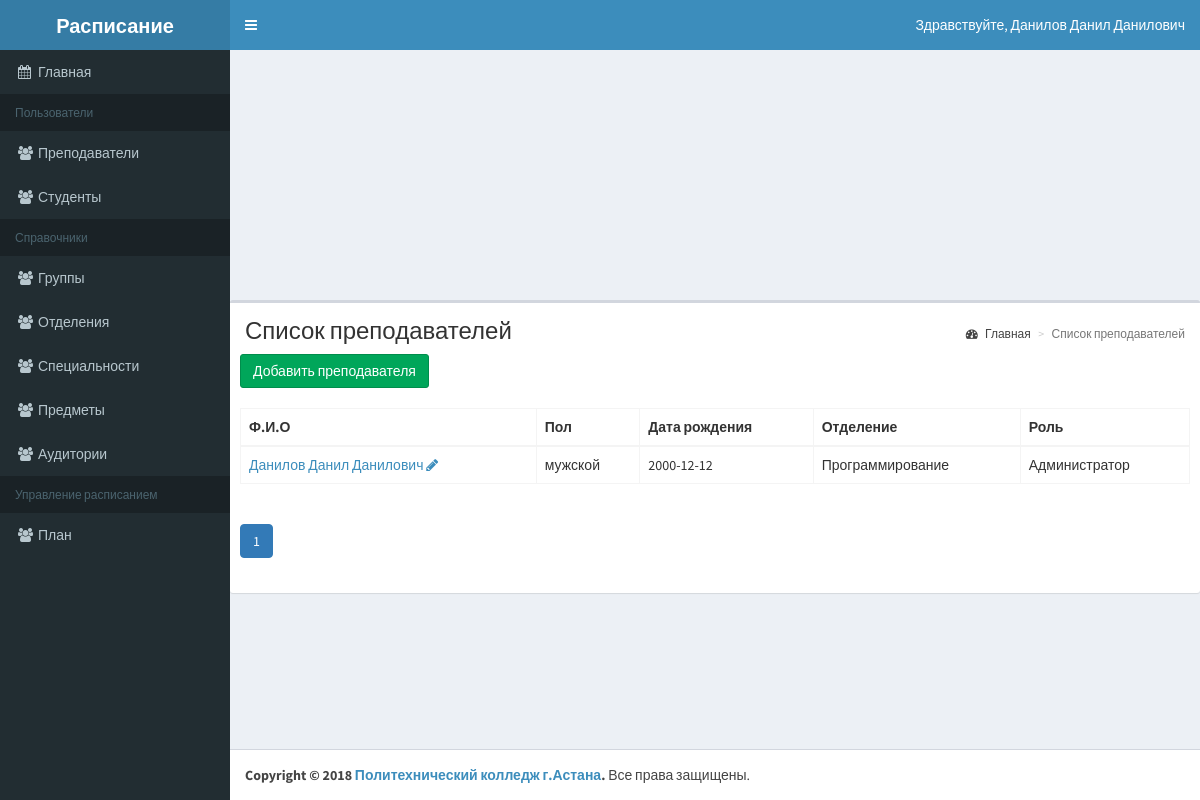
The app's page /schedule/list-teacher.php (signed in) with its own data.
### tables this page shows
CREATE TABLE user (
  user_id bigint(20) UNSIGNED NOT NULL AUTO_INCREMENT,
  lastname varchar(255) NOT NULL,
  firstname varchar(255) NOT NULL,
  patronymic varchar(255) DEFAULT NULL,
  login varchar(255) DEFAULT NULL,
  pass varchar(255) DEFAULT NULL,
  gender_id tinyint(4) UNSIGNED NOT NULL,
  birthday date DEFAULT NULL,
  role_id tinyint(4) UNSIGNED NOT NULL,
  active tinyint(4) UNSIGNED NOT NULL DEFAULT 1,
  PRIMARY KEY (user_id)
);

CREATE TABLE gender (
  gender_id tinyint(4) UNSIGNED NOT NULL AUTO_INCREMENT,
  name varchar(50) NOT NULL,
  PRIMARY KEY (gender_id)
);

CREATE TABLE otdel (
  otdel_id smallint(6) UNSIGNED NOT NULL AUTO_INCREMENT,
  name varchar(50) NOT NULL,
  active tinyint(4) UNSIGNED NOT NULL DEFAULT 1,
  PRIMARY KEY (otdel_id)
);

CREATE TABLE role (
  role_id tinyint(4) UNSIGNED NOT NULL AUTO_INCREMENT,
  sys_name varchar(255) NOT NULL,
  name varchar(50) NOT NULL,
  active tinyint(4) UNSIGNED NOT NULL DEFAULT 1,
  PRIMARY KEY (role_id)
);

### schedule/classes/BaseMap.php (called while the page is built, shortened)
<?php
abstract class BaseMap extends Config
{
    function __construct()
    {
        try
        {
                $this->db = new
                PDO('mysql:host='.self::HOST.';dbname='.self::DB_NAME, self::DB_USER, self::DB_PASSWORD);
            }
            catch(PDOException $e) {
            echo $e->getMessage();
        }
    }
}

### schedule/classes/TeacherMap.php (called while the page is built, shortened)
<?php
class TeacherMap extends BaseMap
{
    public function findAll($ofset=0, $limit=30){
        $res = $this->db->query("SELECT user.user_id, CONCAT(user.lastname,' ', user.firstname, ' ', user.patronymic) AS fio, user.birthday, ". " gender.name AS gender, otdel.name AS otdel, role.name AS role FROM user INNER JOIN teacher ON user.user_id=teacher.user_id ". "INNER JOIN gender ON user.gender_id=gender.gender_id INNER JOIN otdel ON teacher.otdel_id=otdel.otdel_id" . " INNER JOIN role ON user.role_id=role.role_id LIMIT $ofset, $limit");
        return $res->fetchAll(PDO::FETCH_OBJ);
    }
}

### schedule/list-teacher.php (the view, shortened to what this page needs)
<?php
$size = 1;
if (isset($_GET['page'])) {
    $page = Helper::clearInt($_GET['page']);
}
else {
    $page = 1;
}
$teacherMap = new TeacherMap();
$teachers = $teacherMap->findAll($page*$size-$size,$size);
require_once 'template/header.php';
?>
    <div class="row">
        <div class="col-xs-12">
            <div class="box">
                <section class="content-header">
                    <h1>Список преподавателей</h1>
                    <ol class="breadcrumb">
                        <li><a href="/index.php"><i class="fa fa-dashboard"></i> Главная</a></li>
                        <li class="active">Список преподавателей</li>
                    </ol>
                </section>
                <div class="box-body">
                    <a class="btn btn-success" href="add-teacher.php">Добавить преподавателя</a>
                </div>
                <div class="box-body">
                    <?php
                    if ($teachers) {
                        ?>
                        <table id="example2" class="table table-bordered table-hover">
                            <thead>
                            <tr>
                                <th>Ф.И.О</th>
                                <th>Пол</th>
                                <th>Дата рождения</th>
                                <th>Отделение</th>
                                <th>Роль</th>
                            </tr>
                            </thead>
                            <tbody>
                            <?php
                            foreach ($teachers as $teacher) {
                                echo '<tr>';
                                echo '<td><a href="profile-
teacher.php?id='.$teacher->user_id.'">'.$teacher->fio.'</a> '. '<a href="add-teacher.php?id='.$teacher->user_id.'"><i class="fa fa-pencil"></i></a></td>';
                                echo '<td>'.$teacher->gender.'</td>';
                                echo '<td>'.$teacher->birthday.'</td>';
                                echo '<td>'.$teacher->otdel.'</td>';
                                echo '<td>'.$teacher->role.'</td>';
                                echo '</tr>';
                            }
                            ?>
                            </tbody>
                        </table>
                    <?php } else {
                        echo 'Ни одного преподавателя не найдено';
                    } ?>
                </div>
                <div class="box-body">
                </div>
            </div>
        </div>
    </div>
<?php
require_once 'template/footer.php';
?>

### records on screen
user: fio "Данилов Данил Данилович", gender.name "мужской", birthday "2000-12-12", otdel.name "Программирование", role.name "Администратор"

### other values on screen
$_SESSION['fio'] "Данилов Данил Данилович"
